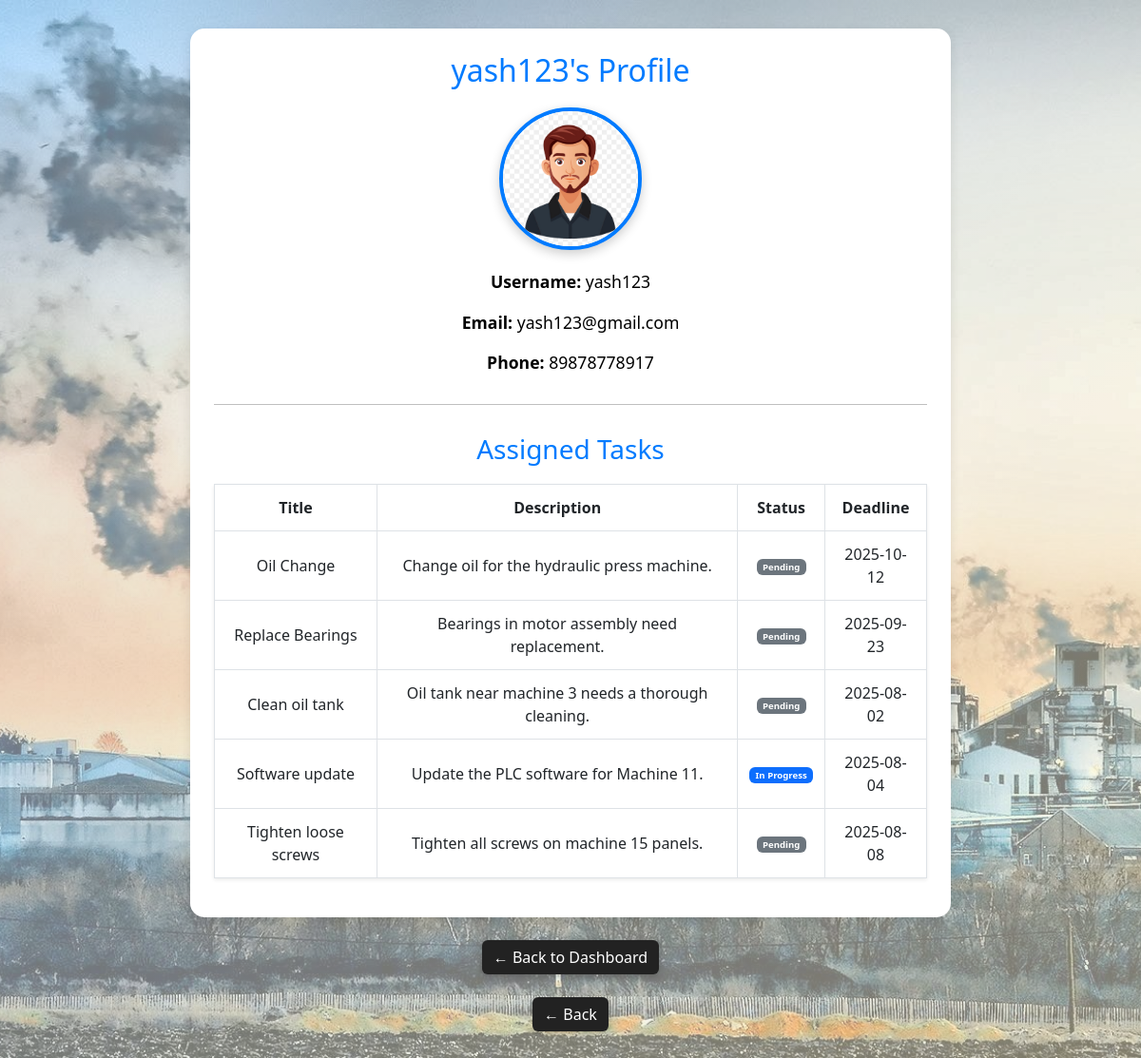
/admin/worker/11 (signed in), run on the app's committed database.
### tables this page shows
CREATE TABLE users (
                id INTEGER PRIMARY KEY AUTOINCREMENT,
                username TEXT NOT NULL UNIQUE,
                password TEXT NOT NULL,
                role TEXT NOT NULL,
                email TEXT,
                phone TEXT,
                profile_pic TEXT
            );

CREATE TABLE tasks (
                id INTEGER PRIMARY KEY AUTOINCREMENT,
                title TEXT,
                description TEXT,
                machine_id TEXT,
                area TEXT,
                deadline TEXT,
                assigned_to INTEGER,
                status TEXT,
                FOREIGN KEY (assigned_to) REFERENCES users (id)
            );

### app.py (the view)
@app.route('/admin/worker/<int:worker_id>')
def worker_detail(worker_id):
    if 'user_id' not in session or session['role'] != 'admin':
        return redirect('/login')
    conn = get_db()
    worker = conn.execute("SELECT * FROM users WHERE id=?", (worker_id,)).fetchone()
    tasks = conn.execute("SELECT * FROM tasks WHERE assigned_to=?", (worker_id,)).fetchall()
    conn.close()
    return render_template('worker_detail.html', worker=worker, tasks=tasks)

### app.py (called while the page is built)
def get_db():
    conn = sqlite3.connect(DB_PATH)
    conn.row_factory = sqlite3.Row
    return conn# ---------- tiny helper just for analytics ----------

### templates/worker_detail.html (shortened to what this page needs)
<!DOCTYPE html>
<html lang="en">
<head>
    <link href="https://cdn.jsdelivr.net/npm/bootstrap@5.3.0/dist/css/bootstrap.min.css" rel="stylesheet">
    <link rel="stylesheet" href="{{ url_for('static', filename='style.css') }}">
</head>
<body>
    <div class="profile-container">
        <h2>{{ worker.username }}'s Profile</h2>
      {% if worker.profile_pic %}
    <img src="{{ url_for('static', filename='uploads/' ~ worker.profile_pic) }}" alt="Profile Picture" class="profile-img mx-auto d-block">
{% else %}
    <img src="{{ url_for('static', filename='uploads/dummy profile.png') }}" alt="Default Profile Picture" class="profile-img mx-auto d-block">
{% endif %}
        <div class="info-block text-center">
    <p><strong>Username:</strong> {{ worker.username }}</p>
    <p><strong>Email:</strong> {{ worker.email }}</p>
    <p><strong>Phone:</strong> {{ worker.phone }}</p>
</div>
        <hr style="margin: 30px 0;">
        <h3>Assigned Tasks</h3>
        {% if tasks and tasks|length > 0 %}
            <table class="table table-hover shadow-sm">
                <thead>
                    <tr>
                        <th>Title</th>
                        <th>Description</th>
                        <th>Status</th>
                        <th>Deadline</th>
                    </tr>
                </thead>
                <tbody>
                    {% for task in tasks %}
                        <tr>
                            <td>{{ task.title }}</td>
                            <td>{{ task.description }}</td>
                            <td>
                                <span class="badge bg-{% if task.status == 'Done' %}success{% elif task.status == 'In Progress' %}primary{% else %}secondary{% endif %}">
                                    {{ task.status }}
                                </span>
                            </td>
                            <td>{{ task.deadline }}</td>
                        </tr>
                    {% endfor %}
                </tbody>
            </table>
        {% else %}
            <div class="alert alert-info mt-3">No tasks assigned yet. 🎯</div>
        {% endif %}
        </div>
    <div class="text-center mt-4">
  <a href="/dashboard" class="btn custom-dark-btn">← Back to Dashboard</a>
</div>
<div class="text-center mt-4">
  <a href="/admin/workers" class="btn custom-dark-btn">← Back</a>
</div>
</body>
</html>

### static/style.css (style rules this page uses)
:root { --main-bg: #f8f9fa; --card-bg: #fff; --accent: #0d6efd; }
body { background: var(--main-bg); min-height: 100vh; font-family: 'Segoe UI', Arial, sans-serif; }
.profile-img { width: 160px; height: 160px; object-fit: cover; border-radius: 50%; display: block; margin: 20px auto; box-shadow: 0 4px 12px rgba(0, 0, 0, 0.2); border: 3px solid #ffffff; background-color: #f8f9fa; }
.table td:nth-child(3) { max-width: 200px; white-space: normal; word-wrap: break-word; font-size: 0.8rem; }
body { font-family: 'Segoe UI', sans-serif; background: linear-gradient(135deg, #d0e7ff, #fff7d1); margin: 0; padding: 30px; }
.profile-card h2, h3 { text-align: center; color: #333; }
.table th, .table td { vertical-align: middle; }
:root { --bg-color: #ffffff; --text-color: #000000; --card-color: #f2f2f2; }
body { background-color: var(--bg-color); color: var(--text-color); font-family: 'Segoe UI', Tahoma, Geneva, Verdana, sans-serif; transition: all 0.3s ease; }

### data on the page
users: username "yash123", profile_pic (picture), email "yash123@gmail.com", phone "89878778917"
tasks: title "Oil Change", description "Change oil for the hydraulic press machine.", status "Pending", deadline "2025-10-12"
tasks: title "Replace Bearings", description "Bearings in motor assembly need replacement.", status "Pending", deadline "2025-09-23"
tasks: title "Clean oil tank", description "Oil tank near machine 3 needs a thorough cleaning.", status "Pending", deadline "2025-08-02"
tasks: title "Software update", description "Update the PLC software for Machine 11.", status "In Progress", deadline "2025-08-04"
tasks: title "Tighten loose screws", description "Tighten all screws on machine 15 panels.", status "Pending", deadline "2025-08-08"
